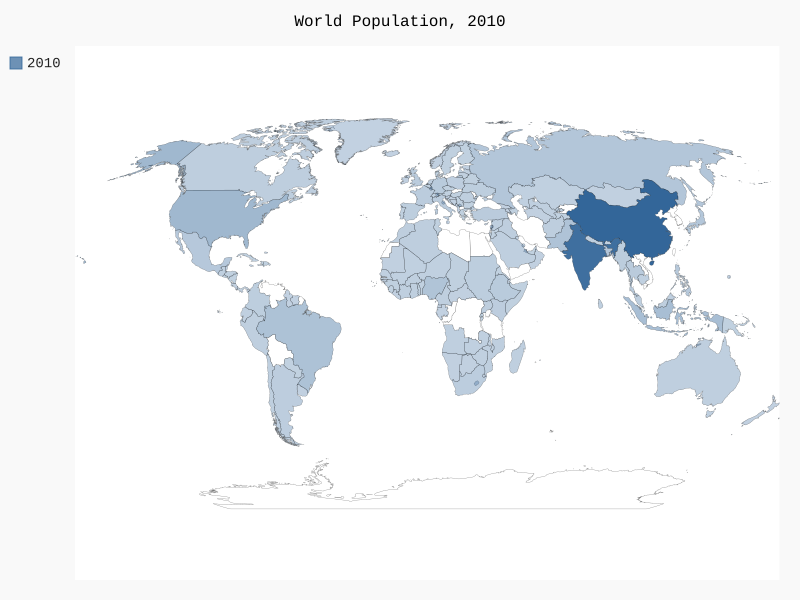

Write the Python code that produced this figure.
import json
from countries import get_country_code
from pygal.maps.world import World
from pygal.style import RotateStyle

filename = 'population_data.json'
with open(filename) as f:
    pop_data = json.load(f)

cc_pop={}
for pop_dict in pop_data:
    if pop_dict['Year'] == '2010':
        country_name=pop_dict['Country Name']
        population = int(float(pop_dict['Value']))
        code = get_country_code(country_name)
        if code:
            cc_pop[code] = population

#render as svg
wm_style = RotateStyle('#336699')
wm = World(style=wm_style)
wm.force_uri_protocol = 'http'

wm.title = 'World Population, 2010'
wm.add('2010', cc_pop)
wm.render_to_file('world_pop.svg')
